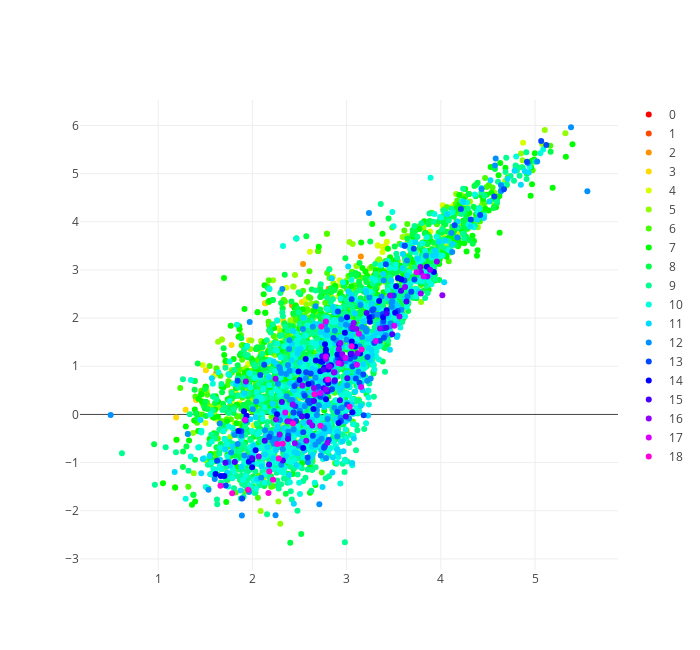

This figure's notebook cell:
### Markdown cell above
#### Note: Notice how for 2D word2vec the words seem to be embedded on a line (perhaps in higher dimensions this is still a relatively limited submanifold. This is similar to what Fig 3 from Hashimoto et al shows

### Code cell
plot_wordnet_per_level(model, labeled_word_dict, ratio_words=1, aggregate="c")

### Figure 1 — Plotly figure (JSON) as saved in the notebook; plotly's stock layout.template omitted (floating-point values rounded to 4 significant figures; data arrays with more than 128 entries replaced by an {"elided": "..."} marker saying what was removed)
{"data": [{"marker": {"color": "rgb(255, 0, 0)"}, "mode": "markers", "name": "0", "text": ["entity"], "textposition": "top right", "type": "scatter", "x": [2.29], "y": [1.348]}, {"marker": {"color": "rgb(255, 72, 0)"}, "mode": "markers", "name": "1", "text": ["abstraction", "thing"], "textposition": "top right", "type": "scatter", "x": [3.452, 2.698], "y": [3.106, 3.392]}, {"marker": {"color": "rgb(255, 145, 0)"}, "mode": "markers", "name": "2", "text": ["thing", "object", "matter", "attribute", "process", "group", "relation", "communication", "measure", "change", "freshener", "horror", "pacifier", "stinker", "otherworld", "set", "substance"], "textposition": "top right", "type": "scatter", "x": [2.698, 2.843, 2.538, 3.151, 2.421, 1.404, 2.539, 2.459, 2.809, 2.136, 3.779, 2.035, 3.431, 3.513, 3.077, 1.616, 3.389], "y": [3.392, 2.827, 3.125, 3.281, 2.269, 0.3063, 1.995, 1.954, 2.608, 2.308, 2.837, 0.5065, 2.002, 1.878, 1.434, 0.8557, 3.475]}, {"marker": {"color": "rgb(255, 218, 0)"}, "mode": "markers", "name": "3", "text": ["whole", "substance", "cognition", "motivation", "state", "location", "shape", "time", "space", "event", "possession", "phenomenon", "publication", "charm", "curio", "draw", "film", "hoodoo", "keepsake", "part", "property", "snake", "stuff", "subject", "triviality", "trait", "character", "thing", "personality", "cheerfulness", "ballast", "ethos", "eidos", "quality", "property", "inheritance", "position", "probability", "depth", "quantum", "interval", "group", "message", "contagion", "language", "community", "domain", "sainthood", "hail", "remains", "nature", "engine", "encapsulation", "relationship", "affinity", "change", "halogen", "point"], "textposition": "top right", "type": "scatter", "x": [1.854, 3.389, 3.638, 3.105, 1.194, 1.945, 2.686, 1.506, 1.965, 1.861, 1.953, 2.806, 1.867, 2.564, 3.022, 1.928, 1.19, 2.722, 3.215, 1.291, 2.064, 2.301, 2.791, 2.439, 4.269, 3.079, 1.714, 2.698, 2.396, 3.655, 2.692, 2.758, 2.838, 2.526, 2.064, 2.484, 1.459, 3.331, 2.397, 3.414, 2.945, 1.404, 2.302, 3.498, 1.779, 1.466, 2.325, 3.188, 2.347, 2.055, 2.278, 2.192, 4.283, 1.957, 3.321, 2.136, 4.041, 1.676], "y": [1.613, 3.475, 3.296, 3.084, -0.5261, 0.6971, 2.206, 0.9179, 1.542, 0.649, 0.4074, 2.349, 0.7314, 1.62, 0.998, 1.233, -0.06496, 0.5948, 1.34, 0.09588, 0.6551, 0.9237, 3.753, 2.654, 4.244, 2.609, 1.017, 3.392, 1.725, 2.589, 1.682, 1.675, 0.8483, 2.334, 0.6551, 1.584, 0.4907, 3.505, 1.711, 3.504, 2.195, 0.3063, 2.536, 2.552, 1.441, 0.2685, 1.954, 1.105, 0.6831, 0.9111, 1.789, 1.306, 4.385, 1.043, 2.994, 2.308, 4.005, 1.557]}, {"marker": {"color": "rgb(218, 255, 0)"}, "mode": "markers", "name": "4", "text": {"elided": "144 str values"}, "textposition": "top right", "type": "scatter", "x": {"elided": "144 float values"}, "y": {"elided": "144 float values"}}, {"marker": {"color": "rgb(145, 255, 0)"}, "mode": "markers", "name": "5", "text": {"elided": "305 str values"}, "textposition": "top right", "type": "scatter", "x": {"elided": "305 float values"}, "y": {"elided": "305 float values"}}, {"marker": {"color": "rgb(72, 255, 0)"}, "mode": "markers", "name": "6", "text": {"elided": "504 str values"}, "textposition": "top right", "type": "scatter", "x": {"elided": "504 float values"}, "y": {"elided": "504 float values"}}, {"marker": {"color": "rgb(0, 255, 0)"}, "mode": "markers", "name": "7", "text": {"elided": "654 str values"}, "textposition": "top right", "type": "scatter", "x": {"elided": "654 float values"}, "y": {"elided": "654 float values"}}, {"marker": {"color": "rgb(0, 255, 72)"}, "mode": "markers", "name": "8", "text": {"elided": "637 str values"}, "textposition": "top right", "type": "scatter", "x": {"elided": "637 float values"}, "y": {"elided": "637 float values"}}, {"marker": {"color": "rgb(0, 255, 145)"}, "mode": "markers", "name": "9", "text": {"elided": "749 str values"}, "textposition": "top right", "type": "scatter", "x": {"elided": "749 float values"}, "y": {"elided": "749 float values"}}, {"marker": {"color": "rgb(0, 255, 218)"}, "mode": "markers", "name": "10", "text": {"elided": "527 str values"}, "textposition": "top right", "type": "scatter", "x": {"elided": "527 float values"}, "y": {"elided": "527 float values"}}, {"marker": {"color": "rgb(0, 218, 255)"}, "mode": "markers", "name": "11", "text": {"elided": "276 str values"}, "textposition": "top right", "type": "scatter", "x": {"elided": "276 float values"}, "y": {"elided": "276 float values"}}, {"marker": {"color": "rgb(0, 145, 255)"}, "mode": "markers", "name": "12", "text": {"elided": "138 str values"}, "textposition": "top right", "type": "scatter", "x": {"elided": "138 float values"}, "y": {"elided": "138 float values"}}, {"marker": {"color": "rgb(0, 72, 255)"}, "mode": "markers", "name": "13", "text": ["bowing", "piping", "stopping", "transposition", "patricide", "bloodbath", "reshuffle", "riffle", "recirculation", "stockpiling", "ball", "hardball", "one-hitter", "softball", "rounders", "stickball", "promenade", "swing", "coloratura", "caroling", "crooning", "crooning", "scat", "karaoke", "skylark", "bunting", "bluebird", "myna", "currawong", "agamid", "boa", "krait", "cock", "capercaillie", "coot", "curlew", "bitch", "bruin", "comma", "eggar", "llama", "ratel", "galago", "brougham", "clipper", "fusil", "jetliner", "planner", "submarine", "petrology", "shiism", "shortening", "cajun", "captain", "harvester", "doughboy", "lieutenant", "master-at-arms", "neurologist", "pater", "romanov", "sourdough", "borgia", "egbert", "hammurabi", "jeroboam", "lister", "nebuchadnezzar", "reed", "spelt", "chlorosis", "gelatin", "erythropoietin", "interleukin", "maltose", "pectin", "myoglobin", "cornstarch", "transferrin"], "textposition": "top right", "type": "scatter", "x": [2.859, 2.908, 2.125, 3.617, 3.542, 3.062, 2.77, 3.5, 4.213, 3.285, 1.843, 3.006, 2.94, 1.891, 2.607, 3.396, 2.179, 2.084, 2.902, 3.294, 3.388, 3.388, 2.979, 2.62, 2.699, 2.605, 2.592, 3.065, 3.269, 3.613, 2.462, 3.272, 2.57, 3.086, 2.908, 2.72, 2.78, 2.641, 3.417, 3.181, 2.906, 3.72, 3.687, 2.38, 2.437, 3.098, 2.87, 2.456, 1.883, 3.352, 3.39, 3.054, 2.556, 1.626, 2.631, 3.177, 1.717, 3.137, 2.76, 2.629, 2.54, 3.384, 2.587, 2.81, 3.039, 3.222, 2.503, 2.845, 1.928, 2.446, 4.568, 3.713, 4.318, 4.147, 5.12, 4.67, 4.915, 4.418, 5.066], "y": [1.585, 2.137, 1.03, 3.501, 2.145, 0.9958, -0.6621, 2.472, 4.265, 2.187, 0.7016, 0.2059, -0.1341, -1.748, 0.2393, 1.591, -0.4662, 0.8187, 0.04823, 1.486, 1.79, 1.79, 1.166, 0.8481, 0.5731, 0.2762, 0.2832, 1.775, 2.036, 2.781, -0.1368, 2.161, 0.8762, 1.199, 1.19, 0.3671, 1.322, -0.4421, 3.118, -0.01796, 1.178, 2.803, 2.548, -0.4373, 0.04218, 0.7481, 0.6831, 0.1689, -0.3493, 1.532, 1.937, 2.392, 0.3898, -0.9594, 0.6469, 0.8294, -1.476, 0.6602, -0.6908, 0.275, -0.3717, 2.084, -0.8947, -0.5249, 1.158, 1.193, 0.01403, 0.5253, -0.1329, 0.5888, 4.527, 3.441, 4.048, 3.929, 5.592, 4.676, 5.249, 4.143, 5.676]}, {"marker": {"color": "rgb(0, 0, 255)"}, "mode": "markers", "name": "14", "text": ["reel", "quadrille", "insemination", "landscaping", "roundup", "commutation", "amnesty", "cantillation", "quarter", "reprieve", "pollard", "puppy", "dory", "stickleback", "seahorse", "thresher", "dogfish", "hammerhead", "sawfish", "guitarfish", "stingray", "agama", "ornithopod", "asp", "peafowl", "teal", "redhead", "greylag", "kaki", "skua", "corgi", "tiger", "jackrabbit", "gopher", "boar", "pronghorn", "fisher", "baboon", "tarpon", "gar", "constitution", "brigadier", "foreman", "charles", "edgar", "george", "menninger", "sullivan", "victoria", "styrofoam", "soman"], "textposition": "top right", "type": "scatter", "x": [2.49, 3.045, 3.546, 2.674, 2.72, 3.345, 2.501, 3.526, 1.852, 2.764, 2.539, 2.78, 2.648, 3.388, 2.776, 2.726, 3.004, 2.981, 3.425, 3.852, 2.743, 2.805, 3.927, 2.903, 3.242, 2.594, 2.781, 3.516, 2.915, 2.834, 2.805, 1.91, 3.089, 2.791, 2.565, 3.055, 2.035, 3.247, 2.579, 2.771, 1.937, 1.997, 2.261, 1.666, 1.998, 1.609, 3.061, 1.962, 1.703, 3.581, 3.143], "y": [0.8923, 1.255, 2.833, 1.122, 0.8968, 2.355, 0.7161, 2.662, -0.3464, 0.9718, -0.6954, 1.351, 0.1134, 2.017, 1.258, 1.098, 2.017, 1.697, 2.164, 3.069, 1.094, 0.9344, 2.955, 1.245, 2.012, 0.6314, 0.3161, 2.113, -0.179, 1.023, 0.6488, 0.06672, 1.409, 1.232, 1.153, 1.515, -0.7457, 1.925, -0.03477, 1.459, -0.02591, -1.095, 0.004318, -1.281, -0.9365, -1.239, 0.04659, -0.9809, -1.278, 2.808, 1.264]}, {"marker": {"color": "rgb(72, 0, 255)"}, "mode": "markers", "name": "15", "text": ["lancers", "loach", "cyprinid", "mako", "tyrannosaur", "willet", "humpback", "watchdog", "angora", "ocelot", "pony", "cro-magnon", "capelin", "tilefish", "snapper", "goby", "poacher", "alcibiades", "bradley", "clive", "drake", "harris", "josephus", "marshall", "pompey", "seleucus", "xenophon", "milo"], "textposition": "top right", "type": "scatter", "x": [2.323, 2.757, 3.577, 2.795, 3.635, 2.991, 2.92, 2.741, 2.931, 3.052, 2.313, 3.426, 3.421, 3.484, 2.654, 3.213, 2.875, 3.007, 1.998, 2.177, 2.131, 1.813, 2.78, 1.713, 2.526, 2.929, 2.757, 2.378], "y": [-0.9575, 0.5439, 2.566, 0.4774, 2.346, -0.04232, 1.453, 1.208, 1.128, 1.259, 0.2585, 2.103, 1.801, 1.667, 0.2805, 2.107, 0.7102, 0.7538, -0.9115, -1.039, -0.544, -0.988, 0.7087, -1.002, -0.04409, 0.2939, 0.9335, -0.5122]}, {"marker": {"color": "rgb(145, 0, 255)"}, "mode": "markers", "name": "16", "text": ["carp", "tench", "dace", "chub", "shiner", "roach", "rudd", "minnow", "gudgeon", "goldfish", "sucker", "killifish", "guppy", "mosquitofish", "platy", "mollie", "coelophysis", "velociraptor", "deinonychus", "utahraptor", "bloodhound", "greyhound", "cairn", "caracal", "dun", "thoroughbred", "ox", "ram", "kid", "blackbuck", "kudu", "oryx", "ling", "redfish", "tetra", "sheepshead", "goatfish", "blenny", "billfish", "brill"], "textposition": "top right", "type": "scatter", "x": [2.811, 2.606, 2.918, 2.781, 2.653, 2.401, 2.45, 3.076, 3.116, 3.062, 2.934, 3.461, 2.782, 3.886, 3.785, 2.797, 3.856, 3.621, 3.788, 3.958, 2.871, 2.289, 2.428, 2.943, 2.371, 2.067, 2.531, 2.246, 1.93, 3.354, 2.954, 2.822, 2.25, 2.865, 3.105, 2.572, 3.787, 4.017, 3.561, 2.636], "y": [0.9983, -0.1617, 1.352, 1.153, 0.5512, -0.147, -0.5977, 1.898, 1.273, 1.812, 1.485, 2.472, 0.5166, 3.002, 3.062, -0.5882, 2.867, 2.646, 2.953, 3.176, 0.8781, -0.4153, 0.2076, 1.052, -0.1411, -0.8752, 0.601, 0.743, 0.6863, 1.786, 1.248, 0.9877, -0.103, 0.8697, 1.773, -0.546, 2.514, 2.474, 2.034, -0.2273]}, {"marker": {"color": "rgb(218, 0, 255)"}, "mode": "markers", "name": "17", "text": ["silverfish", "redhorse", "borzoi", "whippet", "clumber", "stud", "beef", "grade", "ibex", "kob", "bluegill", "yellowtail", "kingfish", "skipjack"], "textposition": "top right", "type": "scatter", "x": [3.817, 3.742, 3.506, 2.988, 3.154, 2.349, 2.78, 1.922, 2.781, 3.109, 3.13, 3.31, 2.721, 2.913], "y": [2.869, 2.953, 1.842, 1.172, 0.5714, 0.04142, 1.928, -0.1123, 1.203, 1.03, 1.677, 1.524, 0.4439, 1.062]}, {"marker": {"color": "rgb(255, 0, 218)"}, "mode": "markers", "name": "18", "text": ["springer", "heifer", "bullock", "longhorn", "ayrshire", "charolais", "jersey", "durham", "galloway", "friesian", "guernsey", "hereford", "gaur", "coney", "hind", "cero", "sierra"], "textposition": "top right", "type": "scatter", "x": [2.433, 3.053, 2.321, 2.804, 2.17, 3.032, 1.661, 1.785, 2.18, 3.159, 2.28, 2.219, 2.658, 2.266, 2.732, 2.722, 1.955], "y": [-0.1859, 1.418, -0.6078, 0.7231, -1.633, 0.1618, -1.481, -1.638, -1.185, 1.349, -0.9133, -1.356, 0.4183, -0.6162, 1.824, -0.2343, -1.564]}, {"marker": {"color": "rgb(255, 0, 145)"}, "mode": "markers", "name": "19", "text": [], "textposition": "top right", "type": "scatter", "x": [], "y": []}], "layout": {"height": 650, "width": 700}}
